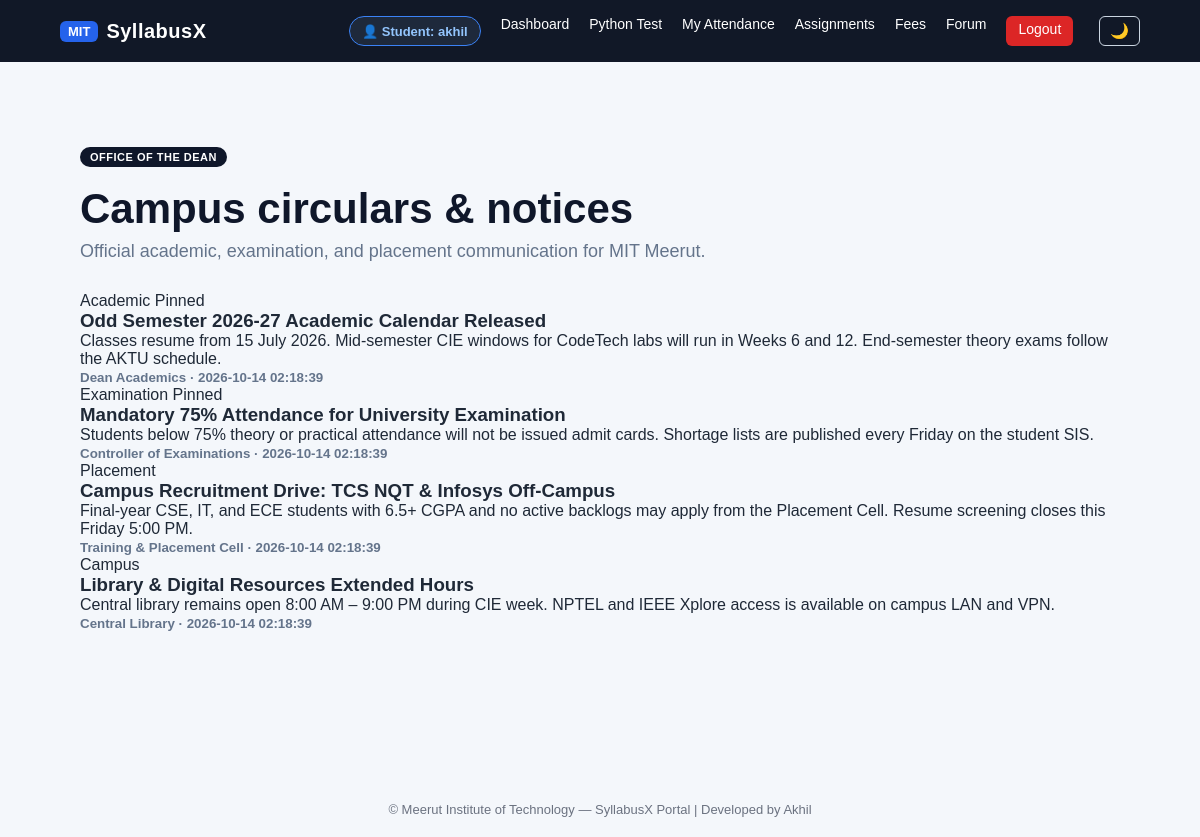
Page /campus/notices (signed in) on the committed database.
### tables this page shows
CREATE TABLE campus_notices (
            id INTEGER PRIMARY KEY AUTOINCREMENT,
            title TEXT NOT NULL,
            body TEXT NOT NULL,
            category TEXT NOT NULL DEFAULT 'Academic',
            audience TEXT NOT NULL DEFAULT 'all',
            is_pinned INTEGER DEFAULT 0,
            posted_by TEXT NOT NULL DEFAULT 'Office of the Dean',
            created_at TIMESTAMP DEFAULT CURRENT_TIMESTAMP
        );

### app.py (the view, shortened to what this page needs)
@app.route("/campus/notices", methods=["GET", "POST"])
def campus_notices():
    role = session.get("role")
    can_post = role in ("faculty", "admin")
    connection = get_db_connection()
    notices = connection.execute(
        f"""
        SELECT * FROM campus_notices
        WHERE {_visible_notice_clause(role)}
        ORDER BY is_pinned DESC, created_at DESC
        """
    ).fetchall()
    connection.close()
    return render_template(
        "notices.html",
        notices=notices,
        can_post=can_post,
    )

### app.py (called while the page is built)
@app.after_request
def add_security_headers(response):
    response.headers['X-Content-Type-Options'] = 'nosniff'
    response.headers['X-Frame-Options'] = 'SAMEORIGIN'
    response.headers['X-XSS-Protection'] = '1; mode=block'
    response.headers['Referrer-Policy'] = 'strict-origin-when-cross-origin'
    return response

def get_db_connection():
    database_url = os.environ.get("DATABASE_URL", "")
    if database_url and _PSYCOPG2_AVAILABLE:
        pg_conn = psycopg2.connect(database_url)
        return _PGConnectionWrapper(pg_conn)
    os.makedirs(DATABASE_DIR, exist_ok=True)
    connection = sqlite3.connect(
        DATABASE_PATH,
        timeout=30,
        check_same_thread=False
    )
    connection.row_factory = sqlite3.Row
    connection.execute("PRAGMA busy_timeout = 30000")
    connection.execute("PRAGMA foreign_keys = ON")
    return connection

def _visible_notice_clause(role):
    if role == "student":
        return "audience IN ('all', 'student')"
    if role == "faculty":
        return "audience IN ('all', 'faculty')"
    if role == "admin":
        return "1=1"
    return "audience = 'all'"

### templates/notices.html (shortened to what this page needs)
{% extends "base.html" %}
{% block content %}
<div class="page-container">
    <div class="dashboard-header">
        <div>
            <span class="portal-badge" style="background:#0f172a;color:#fff;">OFFICE OF THE DEAN</span>
            <h1 style="margin-top:10px;">Campus circulars &amp; notices</h1>
            <p>Official academic, examination, and placement communication for MIT Meerut.</p>
        </div>
    </div>
    <div class="notice-grid">
        {% for n in notices %}
        <article class="notice-tile">
            <span class="cat-chip {{ n.category|lower }}">{{ n.category }}</span>
            {% if n.is_pinned %}<span class="cat-chip exam">Pinned</span>{% endif %}
            <h3>{{ n.title }}</h3>
            <p>{{ n.body }}</p>
            <small style="color:#64748b;font-weight:700;">{{ n.posted_by }} · {{ n.created_at }}</small>
        </article>
        {% else %}
        <p>No circulars are visible for your role yet.</p>
        {% endfor %}
    </div>
</div>
{% endblock %}

### static/css/style.css (style rules this page uses)
* { margin: 0; padding: 0; box-sizing: border-box; }
body { font-family: Arial, Helvetica, sans-serif; background: #f4f7fb; color: #1f2937; min-height: 100vh; }
.dashboard-header { display: flex; justify-content: space-between; align-items: center; margin-bottom: 30px; }
.dashboard-header h1 { margin-bottom: 6px; }
.dashboard-header p { color: #6b7280; }
.page-container { max-width: 1100px; margin: 0 auto; padding: 45px 20px 60px; }
.dashboard-header { margin-bottom: 30px; }
.dashboard-header h1 { margin: 0; font-size: 36px; color: #14213d; }
.dashboard-header p { margin-top: 8px; color: #64748b; font-size: 18px; }
.dashboard-header h1 { margin: 0 0 8px 0; font-size: 42px; color: #0f172a; }
.portal-badge { display: inline-block; padding: 4px 10px; border-radius: 12px; font-size: 11px; font-weight: 700; letter-spacing: 0.5px; background: #dbeafe; color: #1d4ed8; margin-bottom: 8px; }

### rows in the picture
campus_notices: category "Academic", is_pinned "Pinned", title "Odd Semester 2026-27 Academic Calendar Released", body "Classes resume from 15 July 2026. Mid-semester CIE windows for CodeTech labs will run in Weeks 6 and 12. End-semester theory exams follow the AKTU schedule.", posted_by "Dean Academics", created_at "2026-10-14 02:18:39"
campus_notices: category "Examination", is_pinned "Pinned", title "Mandatory 75% Attendance for University Examination", body "Students below 75% theory or practical attendance will not be issued admit cards. Shortage lists are published every Friday on the student SIS.", posted_by "Controller of Examinations", created_at "2026-10-14 02:18:39"
campus_notices: category "Placement", title "Campus Recruitment Drive: TCS NQT & Infosys Off-Campus", body "Final-year CSE, IT, and ECE students with 6.5+ CGPA and no active backlogs may apply from the Placement Cell. Resume screening closes this Friday 5:00 PM.", posted_by "Training & Placement Cell", created_at "2026-10-14 02:18:39"
campus_notices: category "Campus", title "Library & Digital Resources Extended Hours", body "Central library remains open 8:00 AM – 9:00 PM during CIE week. NPTEL and IEEE Xplore access is available on campus LAN and VPN.", posted_by "Central Library", created_at "2026-10-14 02:18:39"

### other values in the picture
{{ session.get("student_name") }} "akhil"
